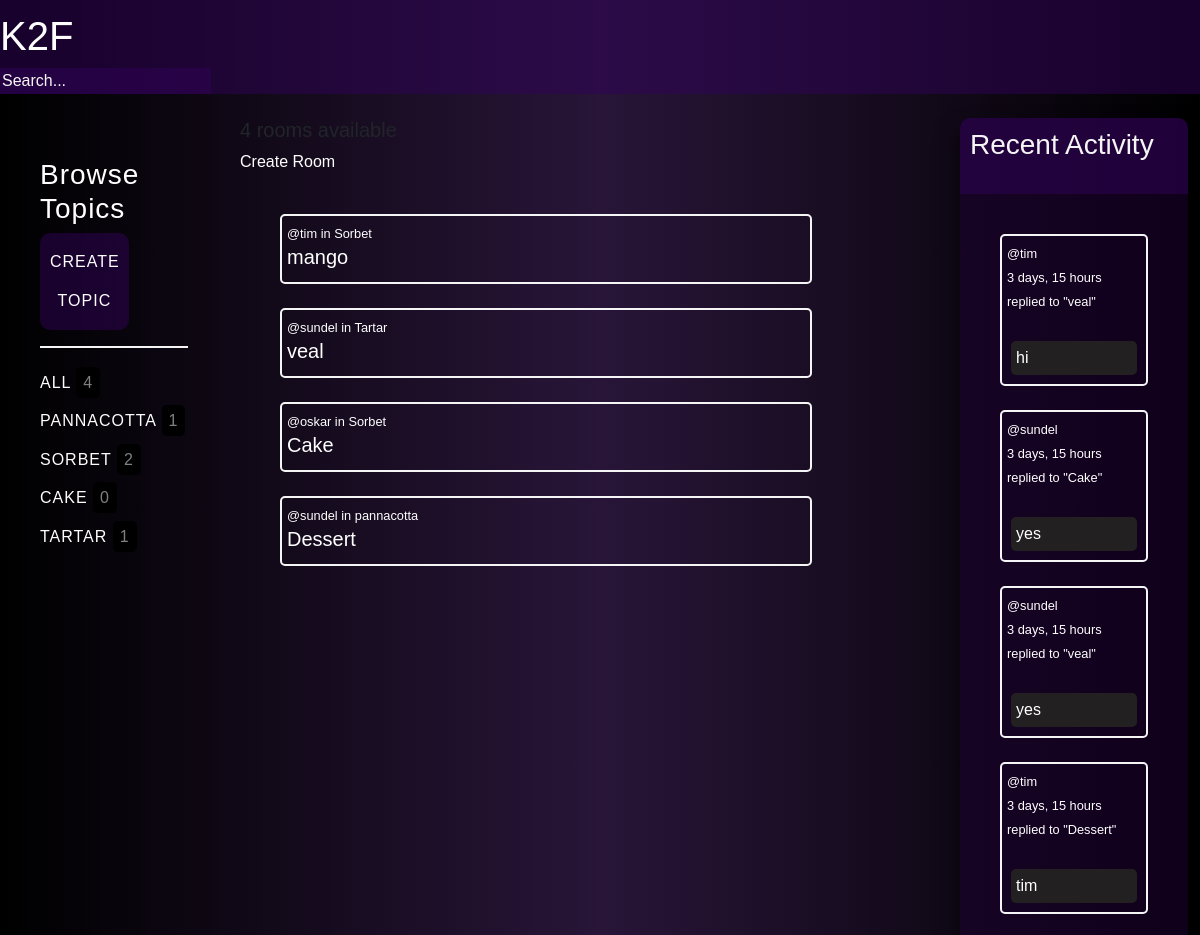
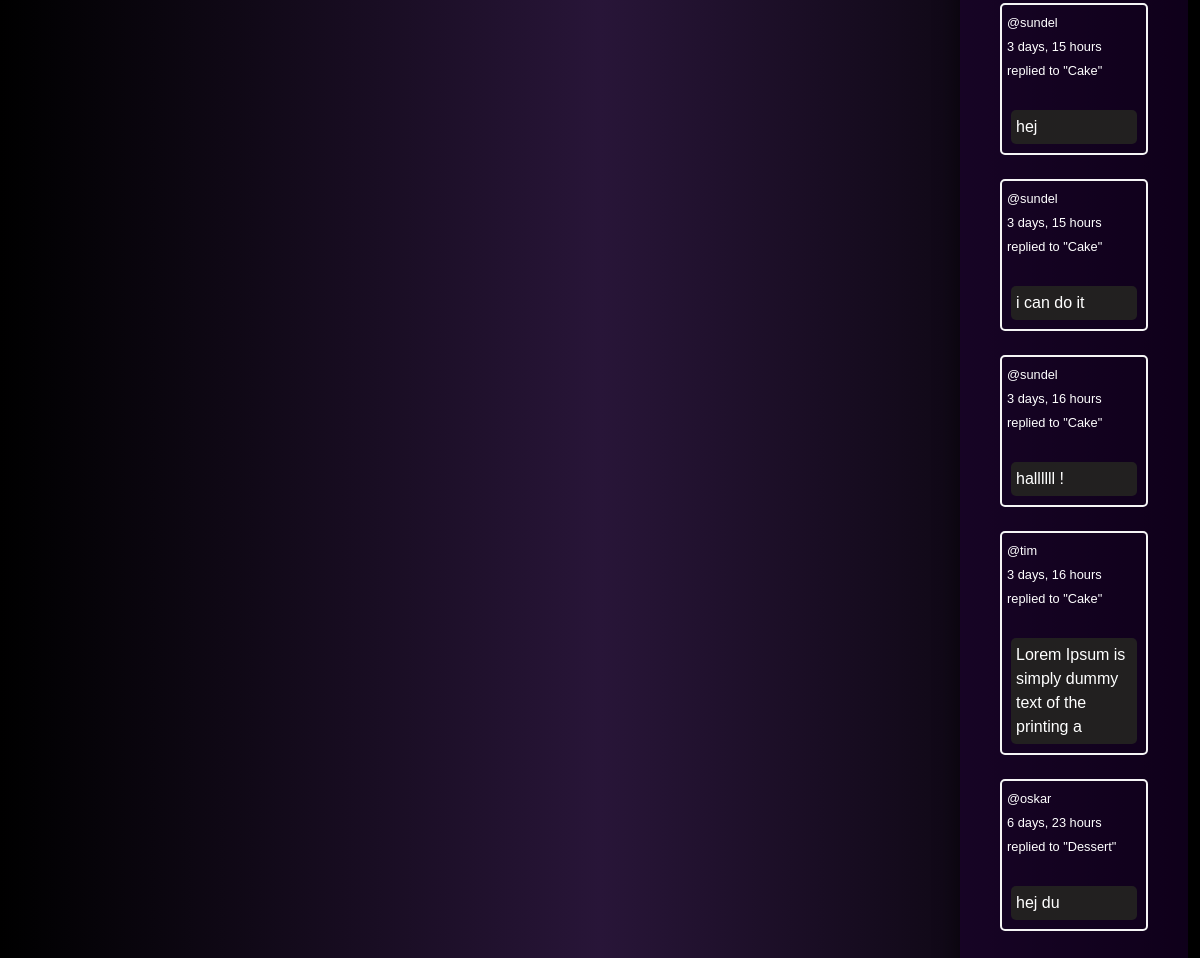
Page /home on the earlier database version (2 pictures, top to bottom).
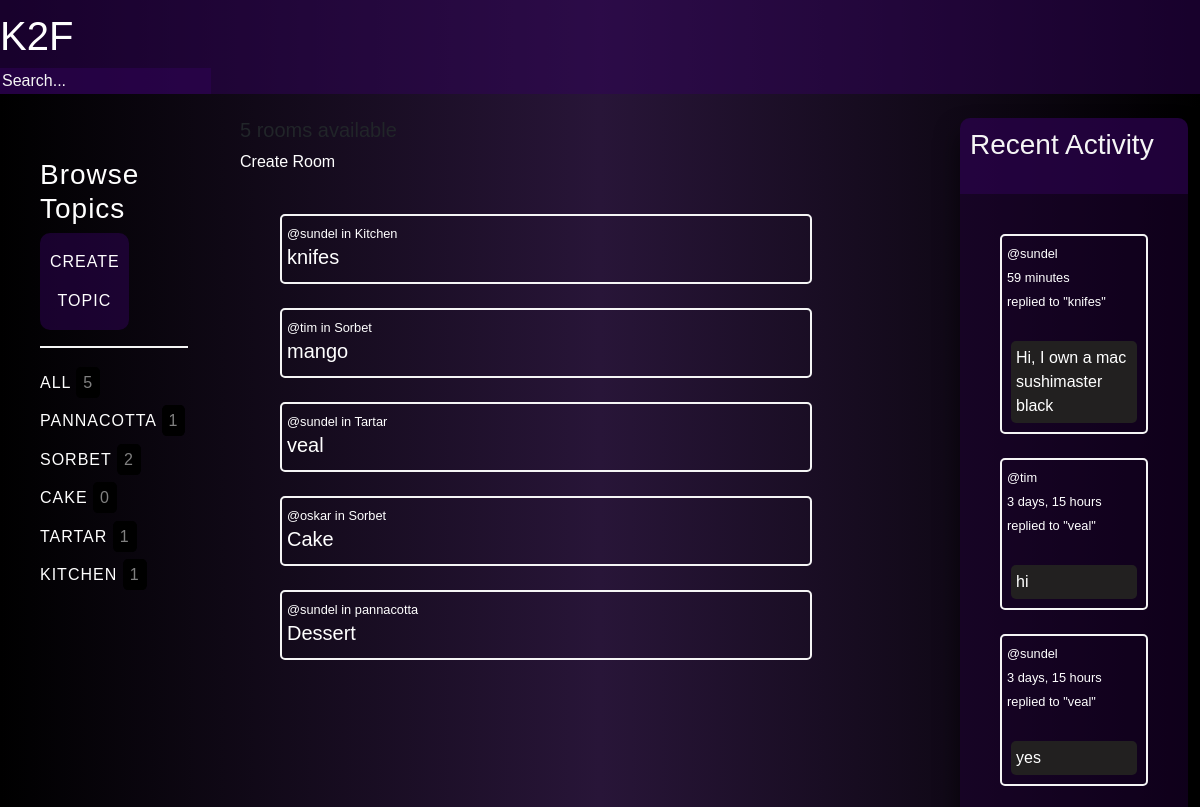
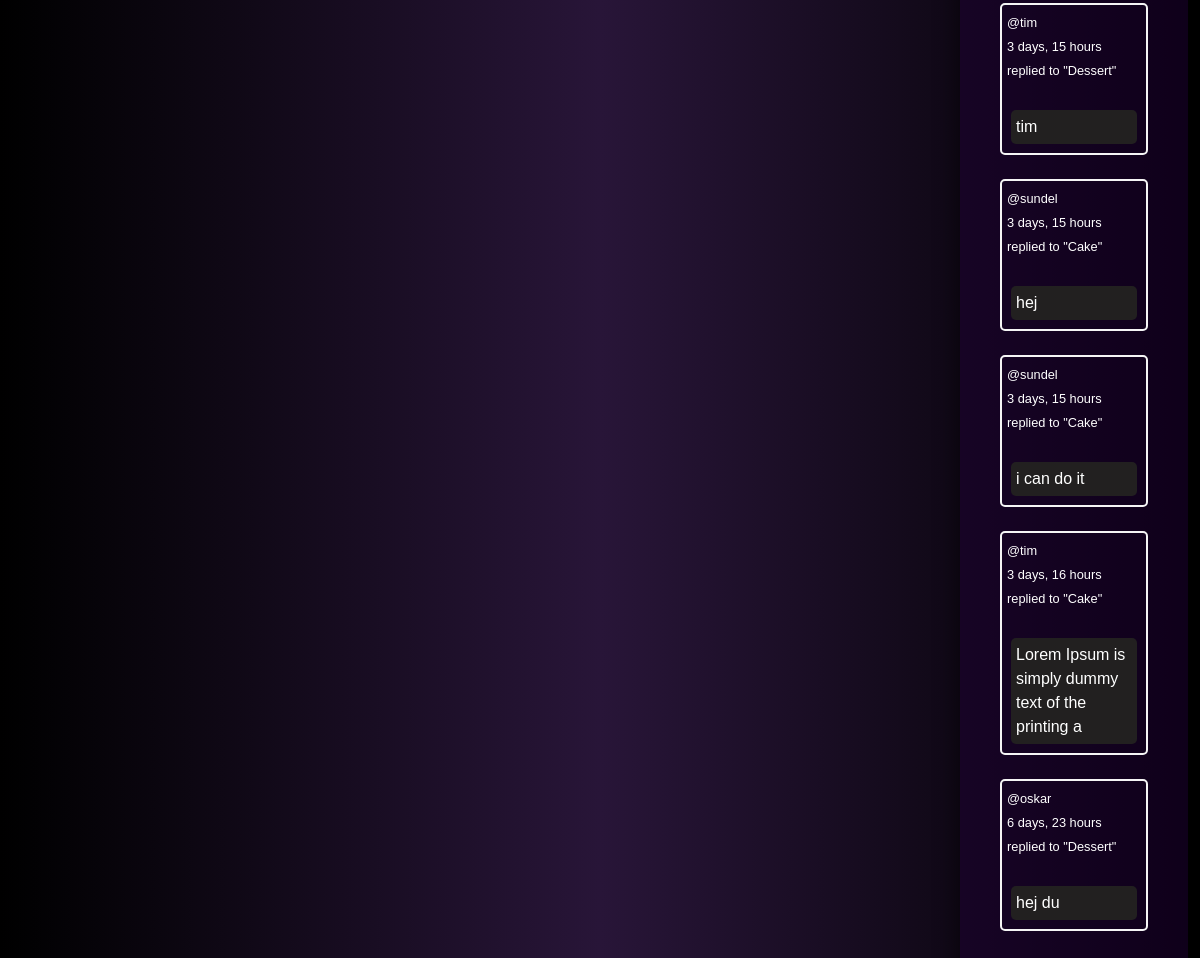
Same page on the later database version (2 pictures, top to bottom).
### base/models.py (models this page shows, shortened)
class Topic(models.Model):
    name = models.CharField(max_length=200)

class Room(models.Model):
    host = models.ForeignKey(User, on_delete=models.SET_NULL, null=True)
    topic = models.ForeignKey(Topic, on_delete=models.SET_NULL, null=True)
    name = models.CharField(max_length=200)
    description = models.TextField(null=True, blank=True)
    participants = models.ManyToManyField(User, related_name='participants', blank=True)
    updated = models.DateTimeField(auto_now=True)
    created = models.DateTimeField(auto_now_add=True)
    class Meta:
        ordering = ['-updated', '-created']
    def __str__(self):
        return self.name

class Message(models.Model):
    user = models.ForeignKey(User, on_delete=models.CASCADE)
    room = models.ForeignKey(Room, on_delete=models.CASCADE)
    body = models.TextField()
    updated = models.DateTimeField(auto_now=True)
    created = models.DateTimeField(auto_now_add=True)
    class Meta:
        ordering = ['-updated', '-created']
    def __str__(self):
        return self.body[0:50]

### base/views.py (the view)
# urls.py: path('home', views.home, name='home'),
def home(request):
    q = request.GET.get('q') if request.GET.get('q') != None else ''
    rooms = Room.objects.filter(Q(topic__name__icontains=q) |
                                Q(name__icontains=q) |
                                Q(description__icontains=q)
                                )
    topics = Topic.objects.all()
    room_count = rooms.count()
    room_messages = Message.objects.filter(Q(room__topic__name__icontains=q))
    context = {'rooms': rooms, 'topics': topics,
               'room_count': room_count, 'room_messages': room_messages}
    return render(request, 'base/home.html', context)

### base/templates/base/home.html (shortened to what this page needs)
{% extends "base.html" %}
{% load static %}
{% block content %}
<div class="home-container">
    <div>
        {% include 'base/topics_component.html' %}
    </div>
    <div>
        <div>
            <h5>{{room_count}} rooms available</h5><a href="{% url 'create-room'%}">Create Room</a>
        </div>
        {% include 'base/feed_component.html' %}
    </div>
    <div class="">
        {% include 'base/activity_component.html' %}
    </div>
</div>
{% endblock %}

### base/templates/base/topics_component.html
<div class="topic-feed">
    <h3>Browse Topics</h3>
    <div class="create-btn">
        <a href="{% url 'create-topic' %}">Create topic</a>
    </div>
    <hr>
    <div>
        <a href="{% url 'home' %}">All <span>{{topics.count}}</span></a>
    </div>
    {% for topic in topics %}
    <div>
        <a href="{% url 'home' %}?q={{topic.name}}">{{topic.name}} <span>{{topic.room_set.all.count}}</span></a>
    </div>
    {% endfor %}
</div>

### base/templates/base/feed_component.html (shortened to what this page needs)
<div class="feed-feed">
    {% for room in rooms %}
    <div class="feed-wrapper">
        <small><a href="{% url 'user-profile' room.host.id %}">@{{room.host.username}}</a></small><small> in {{ room.topic.name }}</small>
        <h5><a href="{% url 'room' room.id %}">{{room.name}}</a></h5>
    </div>
    <br>
    {% endfor %}
</div>

### base/templates/base/activity_component.html (shortened to what this page needs)
<div class="activity-feed">
    <div class="activity-feed-header">
        <h3 >Recent Activity</h3>
        <br>
    </div>
    <div class="comment-fieald-wrapper">
        {% for message in room_messages %}
        <div class="comment-wrapper">
            <small><a href="{% url 'user-profile' message.user.id %}">@{{message.user}}</a>
            </small>
            <br>
            <small>{{message.created|timesince}}</small>
            <br>
            <small>replied to "{{message.room}}"</small>
            <br>
            <br>
            <p class="comment-field">{{message}}</p>
        </div>
        <br>
        {% endfor %}
    </div>
</div>

Differences in the rows shown:
removed Message: user "sundel", created "3 days, 15 hours", room "Cake", body "yes"
removed Message: user "sundel", created "3 days, 16 hours", room "Cake", body "hallllll !"
added Topic: name "KITCHEN", room_set.all.count "1"
added Room: host.username "sundel", topic.name "Kitchen", name "knifes"
added Message: user "sundel", created "59 minutes", room "knifes", body "Hi, I own a mac sushimaster black"
Other differences:
{{ topics.count }}: "4" → "5"
{{ room_count }}: "4" → "5"
